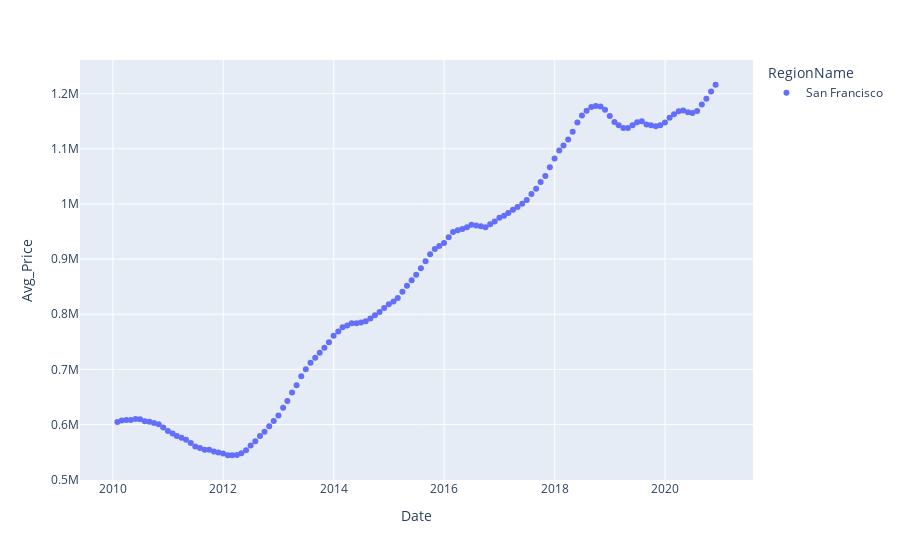
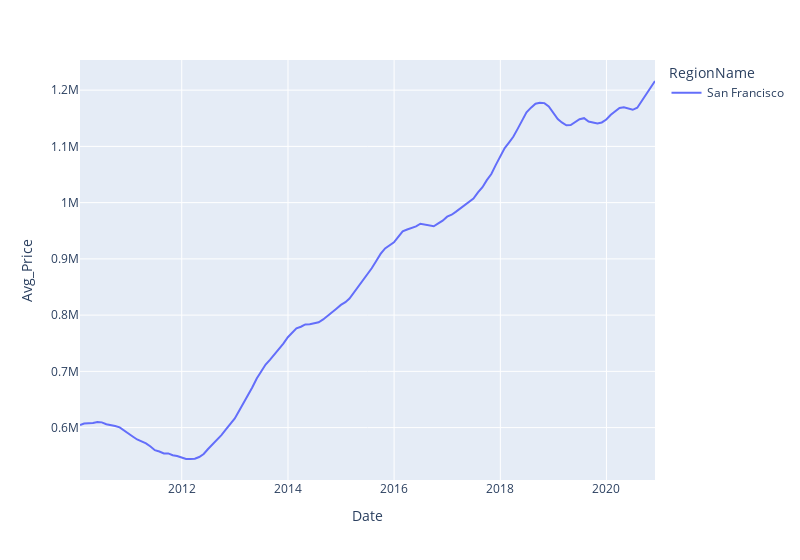

The notebook cell saved with these charts, in order:
### Code cell
# Graph home sales from 2010-2019 for CA
fig = px.scatter(CA_base_df, x="Date", y="Avg_Price", color="RegionName", hover_data=['RegionName'])
fig.show()
#plt.savefig("..\reports\images\CA2010-2019Sales.png")
fig1 = px.line(CA_base_df, x="Date", y="Avg_Price", color="RegionName", width=800)
fig1.show()

### Figure 1 — Plotly figure (JSON) as saved in the notebook; plotly's stock layout.template omitted (floating-point values rounded to 4 significant figures; data arrays with more than 128 entries replaced by an {"elided": "..."} marker saying what was removed)
{"data": [{"customdata": {"elided": "131x1 str values"}, "hovertemplate": "RegionName=%{customdata[0]}<br>Date=%{x}<br>Avg_Price=%{y}<extra></extra>", "legendgroup": "San Francisco", "marker": {"color": "#636efa", "symbol": "circle"}, "mode": "markers", "name": "San Francisco", "orientation": "v", "showlegend": true, "type": "scatter", "x": {"elided": "131 str values"}, "xaxis": "x", "y": {"elided": "131 int values"}, "yaxis": "y"}], "layout": {"legend": {"title": {"text": "RegionName"}, "tracegroupgap": 0}, "margin": {"t": 60}, "xaxis": {"anchor": "y", "domain": [0, 1], "title": {"text": "Date"}}, "yaxis": {"anchor": "x", "domain": [0, 1], "title": {"text": "Avg_Price"}}}}

### Figure 2 — Plotly figure (JSON) as saved in the notebook; plotly's stock layout.template omitted (floating-point values rounded to 4 significant figures; data arrays with more than 128 entries replaced by an {"elided": "..."} marker saying what was removed)
{"data": [{"hovertemplate": "RegionName=San Francisco<br>Date=%{x}<br>Avg_Price=%{y}<extra></extra>", "legendgroup": "San Francisco", "line": {"color": "#636efa", "dash": "solid"}, "mode": "lines", "name": "San Francisco", "orientation": "v", "showlegend": true, "type": "scatter", "x": {"elided": "131 str values"}, "xaxis": "x", "y": {"elided": "131 int values"}, "yaxis": "y"}], "layout": {"legend": {"title": {"text": "RegionName"}, "tracegroupgap": 0}, "margin": {"t": 60}, "width": 800, "xaxis": {"anchor": "y", "domain": [0, 1], "title": {"text": "Date"}}, "yaxis": {"anchor": "x", "domain": [0, 1], "title": {"text": "Avg_Price"}}}}
